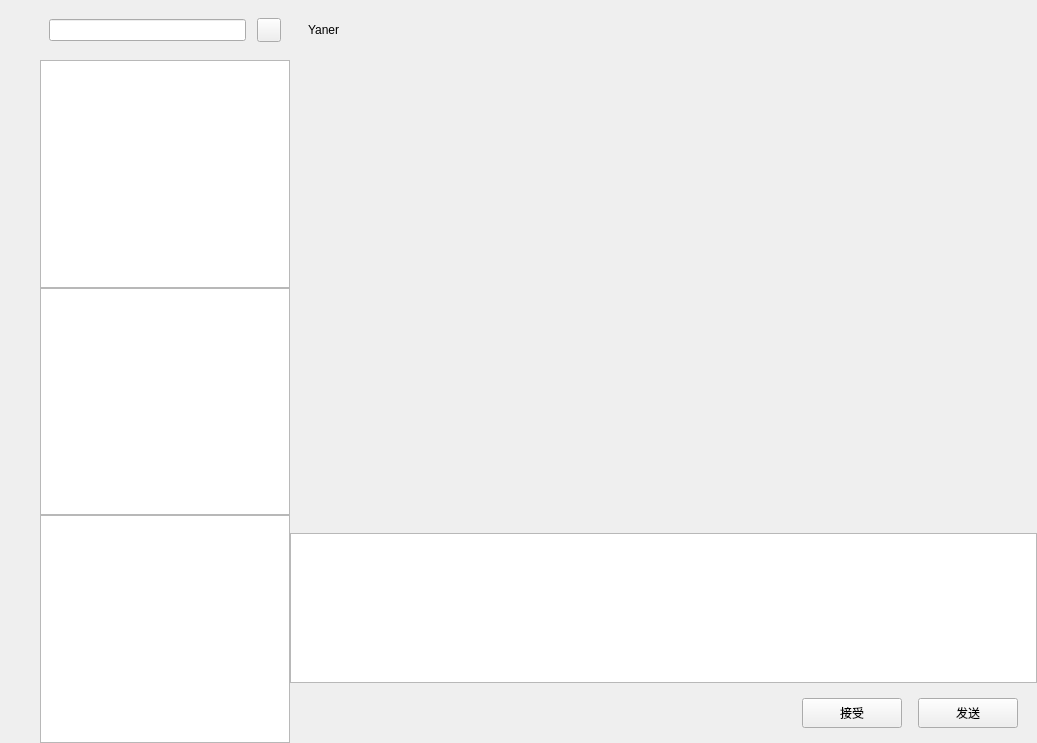
<?xml version="1.0" encoding="UTF-8"?>
<ui version="4.0">
 <class>ChatDialog</class>
 <widget class="QDialog" name="ChatDialog">
  <property name="geometry">
   <rect>
    <x>0</x>
    <y>0</y>
    <width>1037</width>
    <height>743</height>
   </rect>
  </property>
  <property name="windowTitle">
   <string>Dialog</string>
  </property>
  <layout class="QHBoxLayout" name="horizontalLayout">
   <property name="spacing">
    <number>0</number>
   </property>
   <property name="leftMargin">
    <number>0</number>
   </property>
   <property name="topMargin">
    <number>0</number>
   </property>
   <property name="rightMargin">
    <number>0</number>
   </property>
   <property name="bottomMargin">
    <number>0</number>
   </property>
   <item>
    <widget class="QWidget" name="side_bar" native="true">
     <property name="enabled">
      <bool>true</bool>
     </property>
     <property name="sizePolicy">
      <sizepolicy hsizetype="Fixed" vsizetype="Expanding">
       <horstretch>0</horstretch>
       <verstretch>0</verstretch>
      </sizepolicy>
     </property>
     <property name="maximumSize">
      <size>
       <width>56</width>
       <height>16777215</height>
      </size>
     </property>
     <property name="tabletTracking">
      <bool>false</bool>
     </property>
     <property name="autoFillBackground">
      <bool>true</bool>
     </property>
     <layout class="QVBoxLayout" name="verticalLayout">
      <property name="spacing">
       <number>0</number>
      </property>
      <property name="leftMargin">
       <number>10</number>
      </property>
      <property name="topMargin">
       <number>30</number>
      </property>
      <property name="rightMargin">
       <number>0</number>
      </property>
      <property name="bottomMargin">
       <number>0</number>
      </property>
      <item>
       <widget class="QWidget" name="widget" native="true">
        <layout class="QVBoxLayout" name="verticalLayout_3">
         <property name="spacing">
          <number>30</number>
         </property>
         <property name="leftMargin">
          <number>0</number>
         </property>
         <property name="topMargin">
          <number>0</number>
         </property>
         <property name="rightMargin">
          <number>0</number>
         </property>
         <property name="bottomMargin">
          <number>0</number>
         </property>
         <item>
          <widget class="QLabel" name="side_chat_lb">
           <property name="minimumSize">
            <size>
             <width>30</width>
             <height>30</height>
            </size>
           </property>
           <property name="maximumSize">
            <size>
             <width>30</width>
             <height>30</height>
            </size>
           </property>
           <property name="text">
            <string/>
           </property>
          </widget>
         </item>
         <item>
          <widget class="QLabel" name="side_contact_lb">
           <property name="minimumSize">
            <size>
             <width>30</width>
             <height>30</height>
            </size>
           </property>
           <property name="maximumSize">
            <size>
             <width>30</width>
             <height>30</height>
            </size>
           </property>
           <property name="text">
            <string/>
           </property>
          </widget>
         </item>
         <item>
          <widget class="QLabel" name="side_head_lb">
           <property name="minimumSize">
            <size>
             <width>30</width>
             <height>30</height>
            </size>
           </property>
           <property name="maximumSize">
            <size>
             <width>30</width>
             <height>30</height>
            </size>
           </property>
           <property name="text">
            <string/>
           </property>
          </widget>
         </item>
        </layout>
       </widget>
      </item>
      <item>
       <spacer name="verticalSpacer">
        <property name="orientation">
         <enum>Qt::Vertical</enum>
        </property>
        <property name="sizeHint" stdset="0">
         <size>
          <width>20</width>
          <height>40</height>
         </size>
        </property>
       </spacer>
      </item>
     </layout>
    </widget>
   </item>
   <item>
    <widget class="QWidget" name="chat_user_wid" native="true">
     <property name="maximumSize">
      <size>
       <width>250</width>
       <height>16777215</height>
      </size>
     </property>
     <property name="autoFillBackground">
      <bool>true</bool>
     </property>
     <layout class="QVBoxLayout" name="verticalLayout_2">
      <property name="spacing">
       <number>0</number>
      </property>
      <property name="leftMargin">
       <number>0</number>
      </property>
      <property name="topMargin">
       <number>0</number>
      </property>
      <property name="rightMargin">
       <number>0</number>
      </property>
      <property name="bottomMargin">
       <number>0</number>
      </property>
      <item>
       <widget class="QWidget" name="search_wid" native="true">
        <property name="minimumSize">
         <size>
          <width>0</width>
          <height>60</height>
         </size>
        </property>
        <property name="maximumSize">
         <size>
          <width>16777215</width>
          <height>60</height>
         </size>
        </property>
        <layout class="QHBoxLayout" name="horizontalLayout_2">
         <property name="leftMargin">
          <number>9</number>
         </property>
         <property name="topMargin">
          <number>9</number>
         </property>
         <property name="rightMargin">
          <number>9</number>
         </property>
         <property name="bottomMargin">
          <number>9</number>
         </property>
         <item>
          <widget class="CustomizeEdit" name="search_edit"/>
         </item>
         <item>
          <spacer name="horizontalSpacer">
           <property name="orientation">
            <enum>Qt::Horizontal</enum>
           </property>
           <property name="sizeType">
            <enum>QSizePolicy::Fixed</enum>
           </property>
           <property name="sizeHint" stdset="0">
            <size>
             <width>5</width>
             <height>20</height>
            </size>
           </property>
          </spacer>
         </item>
         <item>
          <widget class="ClickedBtn" name="add_btn">
           <property name="minimumSize">
            <size>
             <width>24</width>
             <height>24</height>
            </size>
           </property>
           <property name="maximumSize">
            <size>
             <width>24</width>
             <height>24</height>
            </size>
           </property>
           <property name="text">
            <string/>
           </property>
           <property name="autoDefault">
            <bool>false</bool>
           </property>
          </widget>
         </item>
        </layout>
       </widget>
      </item>
      <item>
       <widget class="ChatUserList" name="chat_user_list"/>
      </item>
      <item>
       <widget class="QListWidget" name="search_list">
        <property name="autoFillBackground">
         <bool>false</bool>
        </property>
       </widget>
      </item>
      <item>
       <widget class="QListWidget" name="con_user_list"/>
      </item>
     </layout>
    </widget>
   </item>
   <item>
    <widget class="QWidget" name="chat_data_wid" native="true">
     <property name="autoFillBackground">
      <bool>true</bool>
     </property>
     <layout class="QVBoxLayout" name="verticalLayout_4">
      <property name="spacing">
       <number>0</number>
      </property>
      <property name="leftMargin">
       <number>0</number>
      </property>
      <property name="topMargin">
       <number>0</number>
      </property>
      <property name="rightMargin">
       <number>0</number>
      </property>
      <property name="bottomMargin">
       <number>0</number>
      </property>
      <item>
       <widget class="QWidget" name="title_wid" native="true">
        <property name="minimumSize">
         <size>
          <width>0</width>
          <height>60</height>
         </size>
        </property>
        <property name="maximumSize">
         <size>
          <width>16777215</width>
          <height>60</height>
         </size>
        </property>
        <layout class="QVBoxLayout" name="verticalLayout_5">
         <item>
          <widget class="QWidget" name="widget_2" native="true">
           <layout class="QHBoxLayout" name="horizontalLayout_3">
            <item>
             <widget class="QLabel" name="title_lb">
              <property name="text">
               <string>Yaner</string>
              </property>
             </widget>
            </item>
           </layout>
          </widget>
         </item>
        </layout>
       </widget>
      </item>
      <item>
       <widget class="QWidget" name="chat_data_list" native="true"/>
      </item>
      <item>
       <widget class="QWidget" name="tool_wid" native="true">
        <property name="minimumSize">
         <size>
          <width>0</width>
          <height>60</height>
         </size>
        </property>
        <property name="maximumSize">
         <size>
          <width>16777215</width>
          <height>60</height>
         </size>
        </property>
        <layout class="QHBoxLayout" name="horizontalLayout_4">
         <property name="spacing">
          <number>7</number>
         </property>
         <property name="leftMargin">
          <number>2</number>
         </property>
         <property name="topMargin">
          <number>2</number>
         </property>
         <property name="rightMargin">
          <number>2</number>
         </property>
         <property name="bottomMargin">
          <number>2</number>
         </property>
         <item>
          <spacer name="horizontalSpacer_2">
           <property name="orientation">
            <enum>Qt::Horizontal</enum>
           </property>
           <property name="sizeType">
            <enum>QSizePolicy::Fixed</enum>
           </property>
           <property name="sizeHint" stdset="0">
            <size>
             <width>5</width>
             <height>20</height>
            </size>
           </property>
          </spacer>
         </item>
         <item>
          <widget class="QLabel" name="emo_lb">
           <property name="minimumSize">
            <size>
             <width>25</width>
             <height>25</height>
            </size>
           </property>
           <property name="maximumSize">
            <size>
             <width>25</width>
             <height>25</height>
            </size>
           </property>
           <property name="text">
            <string/>
           </property>
          </widget>
         </item>
         <item>
          <spacer name="horizontalSpacer_3">
           <property name="orientation">
            <enum>Qt::Horizontal</enum>
           </property>
           <property name="sizeType">
            <enum>QSizePolicy::Fixed</enum>
           </property>
           <property name="sizeHint" stdset="0">
            <size>
             <width>5</width>
             <height>20</height>
            </size>
           </property>
          </spacer>
         </item>
         <item>
          <widget class="QLabel" name="file_lb">
           <property name="minimumSize">
            <size>
             <width>25</width>
             <height>25</height>
            </size>
           </property>
           <property name="maximumSize">
            <size>
             <width>25</width>
             <height>25</height>
            </size>
           </property>
           <property name="text">
            <string/>
           </property>
          </widget>
         </item>
         <item>
          <spacer name="horizontalSpacer_4">
           <property name="orientation">
            <enum>Qt::Horizontal</enum>
           </property>
           <property name="sizeHint" stdset="0">
            <size>
             <width>40</width>
             <height>20</height>
            </size>
           </property>
          </spacer>
         </item>
        </layout>
       </widget>
      </item>
      <item>
       <widget class="QTextEdit" name="chatEdit">
        <property name="minimumSize">
         <size>
          <width>0</width>
          <height>150</height>
         </size>
        </property>
        <property name="maximumSize">
         <size>
          <width>16777215</width>
          <height>150</height>
         </size>
        </property>
       </widget>
      </item>
      <item>
       <widget class="QWidget" name="widget_5" native="true">
        <property name="minimumSize">
         <size>
          <width>0</width>
          <height>60</height>
         </size>
        </property>
        <property name="maximumSize">
         <size>
          <width>16777215</width>
          <height>60</height>
         </size>
        </property>
        <layout class="QHBoxLayout" name="horizontalLayout_5">
         <item>
          <spacer name="horizontalSpacer_5">
           <property name="orientation">
            <enum>Qt::Horizontal</enum>
           </property>
           <property name="sizeHint" stdset="0">
            <size>
             <width>40</width>
             <height>20</height>
            </size>
           </property>
          </spacer>
         </item>
         <item>
          <widget class="QPushButton" name="receive_btn">
           <property name="minimumSize">
            <size>
             <width>100</width>
             <height>30</height>
            </size>
           </property>
           <property name="maximumSize">
            <size>
             <width>100</width>
             <height>30</height>
            </size>
           </property>
           <property name="text">
            <string>接受</string>
           </property>
           <property name="autoDefault">
            <bool>false</bool>
           </property>
          </widget>
         </item>
         <item>
          <spacer name="horizontalSpacer_6">
           <property name="orientation">
            <enum>Qt::Horizontal</enum>
           </property>
           <property name="sizeType">
            <enum>QSizePolicy::Fixed</enum>
           </property>
           <property name="sizeHint" stdset="0">
            <size>
             <width>10</width>
             <height>20</height>
            </size>
           </property>
          </spacer>
         </item>
         <item>
          <widget class="QPushButton" name="send_btn">
           <property name="minimumSize">
            <size>
             <width>100</width>
             <height>30</height>
            </size>
           </property>
           <property name="maximumSize">
            <size>
             <width>100</width>
             <height>30</height>
            </size>
           </property>
           <property name="text">
            <string>发送</string>
           </property>
           <property name="autoDefault">
            <bool>false</bool>
           </property>
          </widget>
         </item>
         <item>
          <spacer name="horizontalSpacer_7">
           <property name="orientation">
            <enum>Qt::Horizontal</enum>
           </property>
           <property name="sizeType">
            <enum>QSizePolicy::Fixed</enum>
           </property>
           <property name="sizeHint" stdset="0">
            <size>
             <width>10</width>
             <height>20</height>
            </size>
           </property>
          </spacer>
         </item>
        </layout>
       </widget>
      </item>
     </layout>
     <zorder>title_wid</zorder>
     <zorder>tool_wid</zorder>
     <zorder>widget_5</zorder>
     <zorder>chatEdit</zorder>
     <zorder>chat_data_list</zorder>
    </widget>
   </item>
  </layout>
 </widget>
 <customwidgets>
  <customwidget>
   <class>ClickedBtn</class>
   <extends>QPushButton</extends>
   <header>clickedbtn.hpp</header>
  </customwidget>
  <customwidget>
   <class>CustomizeEdit</class>
   <extends>QLineEdit</extends>
   <header>customizeedit.hpp</header>
  </customwidget>
  <customwidget>
   <class>ChatUserList</class>
   <extends>QListView</extends>
   <header>chatuserlist.hpp</header>
  </customwidget>
 </customwidgets>
 <resources/>
 <connections/>
</ui>
